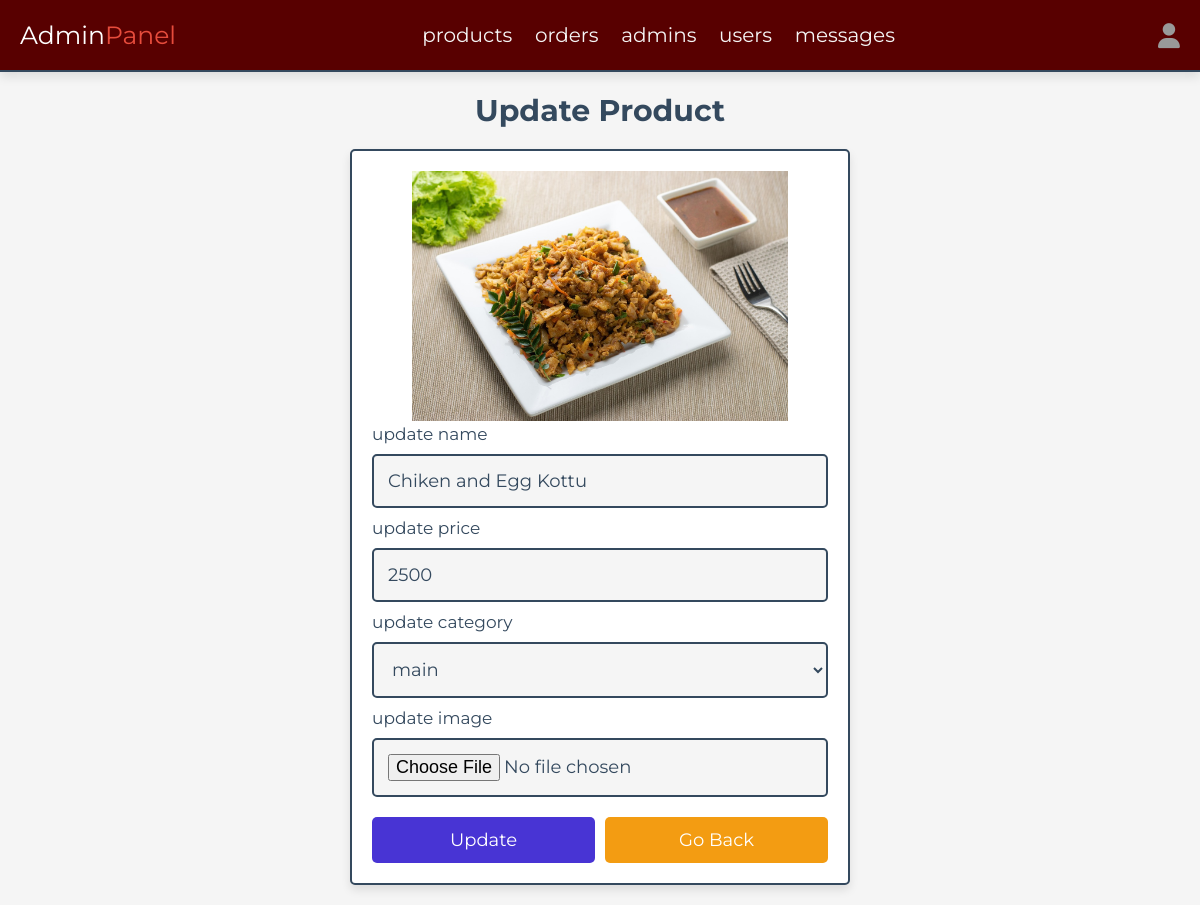
Page /admin/update_product.php?update=1 (signed in) on the committed database.
### tables this page shows
CREATE TABLE `products` (
  `id` int(100) NOT NULL,
  `name` varchar(100) NOT NULL,
  `category` varchar(100) NOT NULL,
  `description` varchar(250) NOT NULL,
  `price` int(10) NOT NULL,
  `image` varchar(100) NOT NULL
);

### admin/update_product.php (the view, shortened to what this page needs)
<?php
include '../connect.php';
?>
<!DOCTYPE html>
<html lang="en">
<head>
   <link rel="stylesheet" href="https://cdnjs.cloudflare.com/ajax/libs/font-awesome/6.1.1/css/all.min.css">
   <link rel="stylesheet" href="../css/admin_style.css">
</head>
<body>
<?php include 'admin_header.php' ?>
<section class="update-product">
   <h1 class="heading">update product</h1>
   <?php
      $update_id = isset($_GET['update']) ? (int)$_GET['update'] : 0;
      $show_products = $conn->prepare("SELECT * FROM `products` WHERE id = ?");
      $show_products->execute([$update_id]);
      if($show_products->rowCount() > 0){
         while($fetch_products = $show_products->fetch(PDO::FETCH_ASSOC)){
   ?>
   <form action="" method="POST" enctype="multipart/form-data">
      <img src="../uploaded_img/<?= htmlspecialchars($fetch_products['image']); ?>" alt="">
      <span>update name</span>
      <input type="text" required placeholder="enter product name" name="name" maxlength="100" class="box" value="<?= htmlspecialchars($fetch_products['name']); ?>">
      <span>update price</span>
      <input type="number" min="0" max="9999999999" required placeholder="enter product price" name="price" onkeypress="if(this.value.length == 10) return false;" class="box" value="<?= htmlspecialchars($fetch_products['price']); ?>">
      <span>update category</span>
      <select name="category" class="box" required>
         <option selected value="<?= htmlspecialchars($fetch_products['category']); ?>"><?= htmlspecialchars($fetch_products['category']); ?></option>
      </select>
      <span>update image</span>
      <input type="file" name="image" class="box" accept="image/jpg, image/jpeg, image/png, image/webp">
      <div class="flex-btn">
         <input type="submit" value="update" class="btn" name="update">
         <a href="products.php" class="option-btn">go back</a>
      </div>
   </form>
   <?php
         }
      }else{
         echo '<p class="empty">no products added yet!</p>';
      }
   ?>
</section>
</body>
</html>

### css/admin_style.css (style rules this page uses)
:root { --main-color:#4834d4; --red:#e74c3c; --orange:#f39c12; --black:#34495e; --white:#fff; --light-bg:#f5f5f5; --light-color:#999; --border:.2rem solid var(--black); --box-shadow:0 .5rem 1rem rgba(0,0,0,.1); }
* { font-family: 'Montserrat', sans-serif; margin:0; padding:0; box-sizing: border-box; text-decoration: none; outline: none; border:none; }
html { font-size: 62.5%; overflow-x: hidden; }
body { background-color: var(--light-bg); }
section { max-width: 1200px; margin:0 auto; padding:2rem; }
.btn, .delete-btn, .option-btn { display: block; margin-top: 1rem; border-radius: .5rem; cursor: pointer; width: 100%; font-size: 1.8rem; color:var(--white); padding:1.2rem 3rem; text-transform: capitalize; text-align: center; }
.btn { background-color: var(--main-color); }
.option-btn { background-color: var(--orange); }
.flex-btn { display: flex; gap:1rem; }
.heading { text-align: center; margin-bottom: 2rem; text-transform: capitalize; color:var(--black); font-size: 3rem; }
.update-product form { margin:0 auto; max-width: 50rem; background-color: var(--white); border-radius: .5rem; box-shadow: var(--box-shadow); border:var(--border); padding:2rem; }
.update-product form img { height: 25rem; width: 100%; object-fit: contain; }
.update-product form .box { background-color: var(--light-bg); border:var(--border); width: 100%; padding:1.4rem; font-size: 1.8rem; color:var(--black); border-radius: .5rem; margin: 1rem 0; }
.update-product form span { font-size: 1.7rem; color:var(--black); }

### rows in the picture
products: image (picture), name "Chiken and Egg Kottu", price "2500", category "main"
